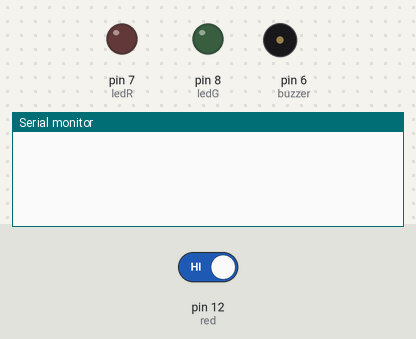
Recording of a sketch running on a simulated Arduino Uno, built with avr-gcc and run on an emulated ATmega328P. On the bench: output pins drawn as LEDs (lit = HIGH), buzzer (waves = sounding, pin HIGH), the last lines printed to the serial monitor. The inputs (shaded band) are chosen by the test bench; at power-on: pin 12 (red) HIGH.

Above: at 1.2 s.
1.3 s: pin 12 (red) driven LOW
At 2.1 s:
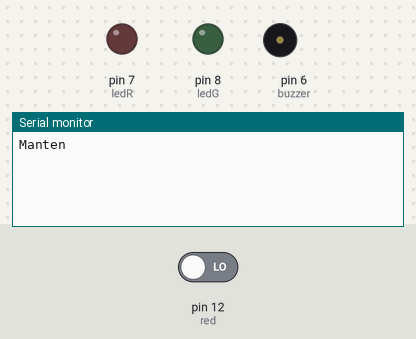
4.3 s: pin 12 (red) driven HIGH
At 5.9 s:
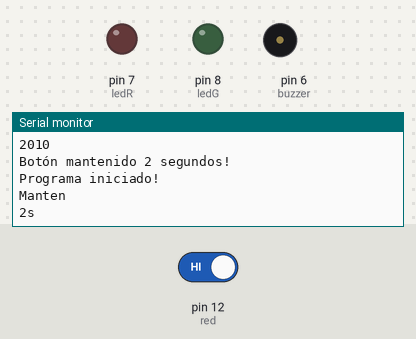

The sketch:

4botones10seg.ino
```cpp
// Botones
const int red = 12;
const int groc = 11;
const int blue = 10;
const int verd = 9;

// LED bicolor (cátodo común)
const int ledR = 7;
const int ledG = 8;

// Buzzer
const int buzzer = 6;

// Secuencia correcta
int secuenciaCorrecta[] = {9, 10, 11, 12};
int longitud = 4;

void setup() {
  // Configurar botones
  pinMode(red, INPUT);
  pinMode(groc, INPUT);
  pinMode(blue, INPUT);
  pinMode(verd, INPUT);

  // Configurar LED
  pinMode(ledR, OUTPUT);
  pinMode(ledG, OUTPUT);

  // Configurar buzzer
  pinMode(buzzer, OUTPUT);

  Serial.begin(9600);
}

void loop() {
  // put your main code here, to run repeatedly:
  if(encender() == true){
    Serial.println("Programa iniciado!");
  }


}

// Iniciar el programa pulsando el boton rojo durante dos segundos -- PROGRAMA 4 BOTONES A LA VEZ!
bool encender(){

  int pulsar_rojo = digitalRead(red);
  bool inicio = false;
  unsigned long tiempoInicio = 0;

  if (pulsar_rojo == LOW && !inicio) {
    // millis es el tiempo actual
    Serial.println("Manten");
    tiempoInicio = millis();
    inicio = true;
    delay(2010);

    if(digitalRead(red) == HIGH){
      Serial.println("2s");
      inicio = false;
      tiempoInicio = 0;
    }
  }

  if (pulsar_rojo == LOW && inicio) {
    Serial.println(millis() - tiempoInicio);
    // Botón sigue pulsado
    if (millis() - tiempoInicio >= 2000) {
      Serial.println("Botón mantenido 2 segundos!");
      inicio = false;
      tiempoInicio = 0;
      return true;
    }
  }

  return false;

}
```

Measured:
- after the input at 1.3 s, the serial monitor: prints a new line at once (image 1)
- after the input at 4.3 s, the serial monitor: prints a new line after 1.0 s (image 2)
